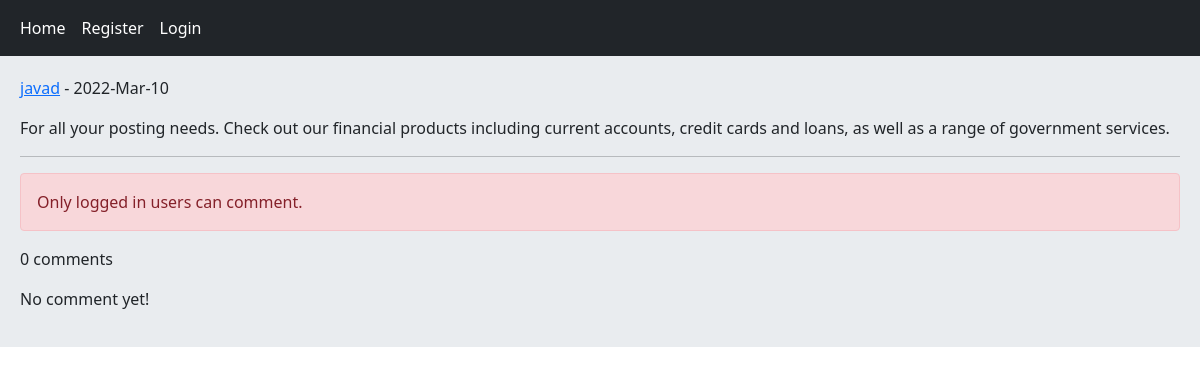
The app's page /post/3/for-all-your-posting-needs-check-out-our-financial/, older data.
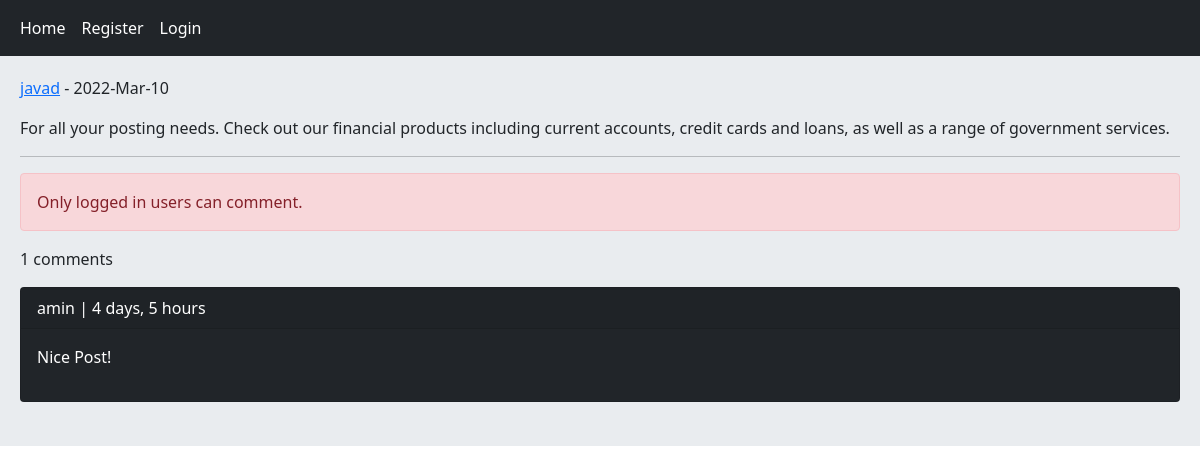
The same page, newer data.
### home/models.py (models this page shows, shortened)
class Comment(models.Model):
    user = models.ForeignKey(User, on_delete=models.CASCADE, related_name='ucomments')
    post = models.ForeignKey(Post, on_delete=models.CASCADE, related_name='pcomments')
    reply = models.ForeignKey('self', on_delete=models.CASCADE, related_name='rcomments', blank=True, null=True)
    is_reply = models.BooleanField(default=False)
    body = models.TextField(max_length=400)
    created = models.DateTimeField(auto_now_add=True)

### home/views.py (the view, shortened to what this page needs)
# urls.py: path('post/<int:post_id>/<slug:post_slug>/', views.PostDetailView.as_view(), name='post_detail'),
class PostDetailView(View):
    form_class = CommentCreateForm
    form_class_reply = CommentReplyForm
    def setup(self, request, *args, **kwargs):
        self.post_instance = get_object_or_404(Post, id=kwargs['post_id'], slug=kwargs['post_slug'])
        return super().setup(request, *args, **kwargs)
    def get(self, request, *args, **kwargs):
        comments = self.post_instance.pcomments.filter(is_reply=False)
        can_like = False
        if request.user.is_authenticated and self.post_instance.user_can_like(request.user):
            can_like = True
        return render(request, 'home/detail.html', {'post': self.post_instance, 'comments': comments, 'form': self.form_class, 'reply_form': self.form_class_reply, 'can_like': can_like})

### home/templates/home/detail.html (shortened to what this page needs)
{% extends 'base.html' %}
{% block content %}
    <p><a href="{% url 'account:user_profile' post.user.id %}">{{ post.user.username }}</a> - {{ post.updated|date:"Y-M-d" }}</p>
    <p>{{ post.body }}</p><hr/>
    {% if request.user.is_authenticated %}
        <a href="{% url 'home:post_like' post.id %}" class="{% if can_like %}disabled{% endif %} btn btn-primary col-md-2">Like {{ post.likes_count }}</a>
        <form action="" method="post" novalidate>
            {% csrf_token %}
            {{ form.as_p }}
            <input type="submit" value="Send" class="btn btn-primary">
        </form><br>
    {% else %}
        <p class="alert alert-danger">Only logged in users can comment.</p>
    {% endif %}
    <p>{{ comments.count }} comments</p>
    {% for comment in comments %}
        <div class="card bg-dark text-white">
            <p class="card-header">{{ comment.user }} | {{ comment.created|timesince }}</p>
            <p class="card-body">{{ comment.body }}</p>
        </div><br>
    {% empty %}
        <p>No comment yet!</p>
    {% endfor %}
{% endblock %}

Row changes from the older to the newer data that the page shows:
added Comment: user "amin", created "4 days, 5 hours", body "Nice Post!"
Text that changed along with them:
{{ comments.count }}: "0" → "1"
text no longer shown: "No comment yet!"
